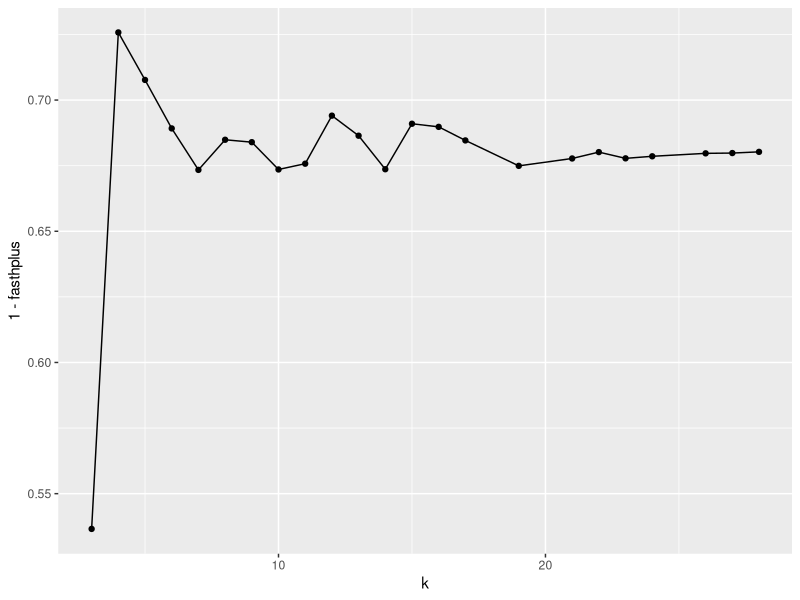
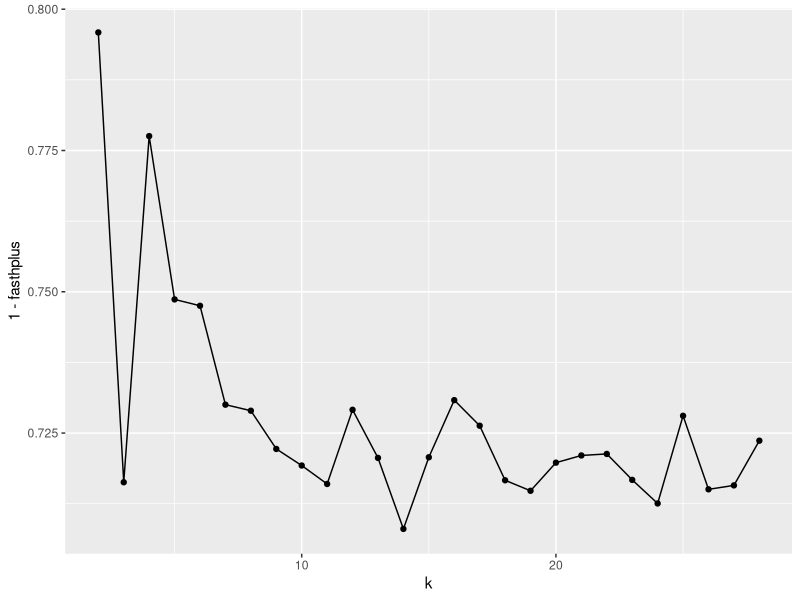
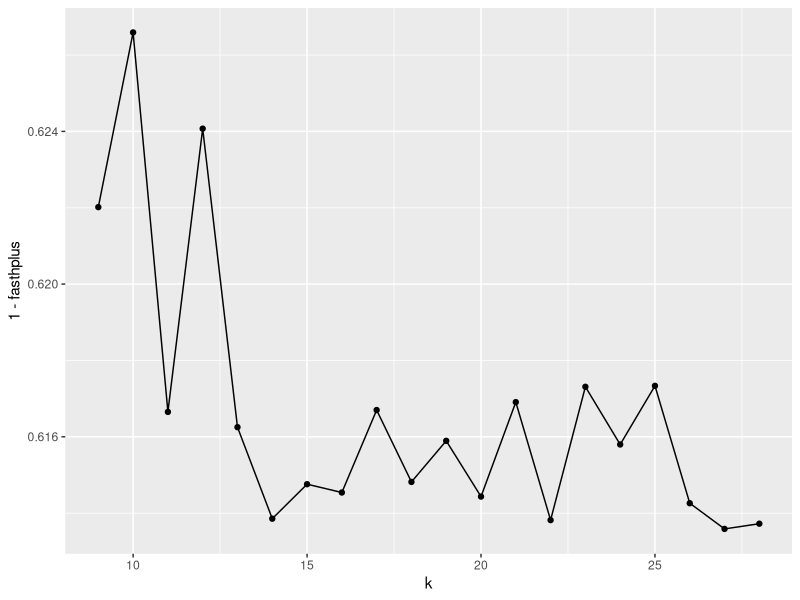
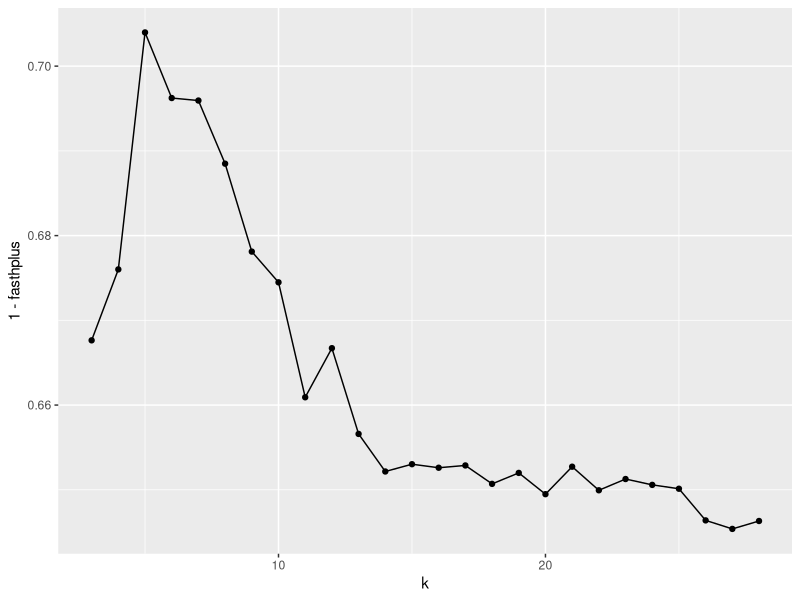

R code for these plots, in order: (Note: this script raises an error after producing the figures.)
library(ggplot2)
library(dplyr)
library(here)

##locate and read in csv file
fhplus_data <- read.csv(
    here::here(
        "processed-data",
        "08_harmony_BayesSpace",
        "fasthplus_results.csv"
    ),
    sep = "\t",
    #data is tab delimited
)

head(fhplus_data)

#remove redundant lines
fhplus_data <- fhplus_data[fhplus_data$k != "k" , ]
#convert k to class integer so it's ordered in the plot
fhplus_data$k <- as.integer(fhplus_data$k)
fhplus_data$fasthplus <- as.numeric(fhplus_data$fasthplus)
fhplus_data$t_value <- as.integer(fhplus_data$t_value)

dim(fhplus_data)
# [1] 99  5
27 * 2 * 2 ## 27 k values * whole/targeted * GM/all spots
# [1] 108

type_list <- c('wholegenome', 'targeted')
spots_set_list <- c('grey_matter', 'all_spots')

with(fhplus_data, tapply(t_value, paste0(type, "_", spots_set), summary))
# $targeted_all_spots
#    Min. 1st Qu.  Median    Mean 3rd Qu.    Max.
#    1408    1905    1905    1885    1905    1905
#
# $targeted_grey_matter
#    Min. 1st Qu.  Median    Mean 3rd Qu.    Max.
#    1680    1713    1713    1712    1714    1714
#
# $wholegenome_all_spots
#    Min. 1st Qu.  Median    Mean 3rd Qu.    Max.
#    1905    1905    1905    1905    1905    1905
#
# $wholegenome_grey_matter
#    Min. 1st Qu.  Median    Mean 3rd Qu.    Max.
#    1664    1667    1668    1667    1668    1668


##plot output directory
dir_plots <-
    here::here("plots", "08_harmony_BayesSpace", "fasthplus")
#dir.create(dir_plots)


##create line plots
for (t in type_list) {
    for (s in spots_set_list) {
        pdf(
            file = here::here(
                "plots",
                "08_harmony_BayesSpace",
                "fasthplus",
                paste0("fasthplus_results_",
                       t, "_", s,
                       ".pdf")
            ),
            width = 8
        )

        df_subset <- subset(fhplus_data, type == t & spots_set == s)
        df_subset <- na.omit(df_subset)  #some fasthplus values were NA
        plot <- ggplot(df_subset, aes(
            x = k,
            y = 1 - fasthplus,
            group = 1
        )) +
            geom_line() +
            geom_point()

        print(plot)
        dev.off()

    }
}

## Reproducibility information
print("Reproducibility information:")
Sys.time()
proc.time()
options(width = 120)
session_info()
